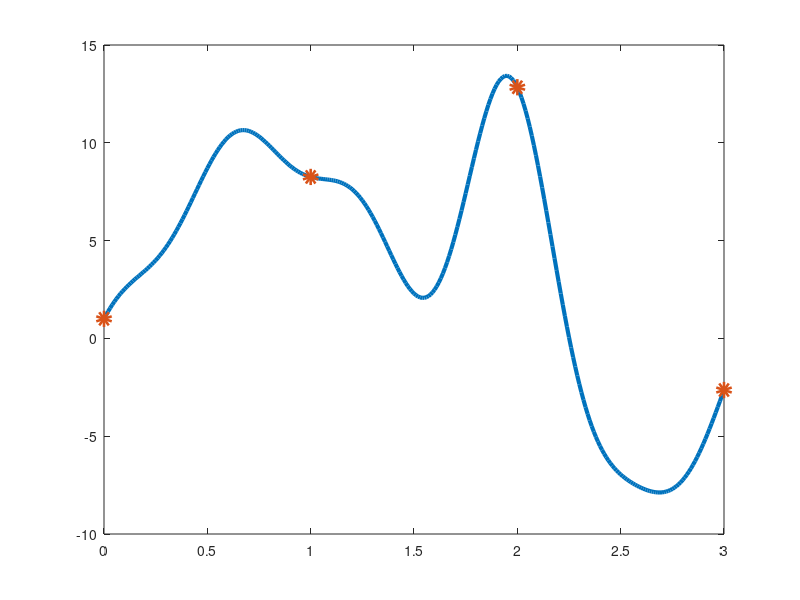
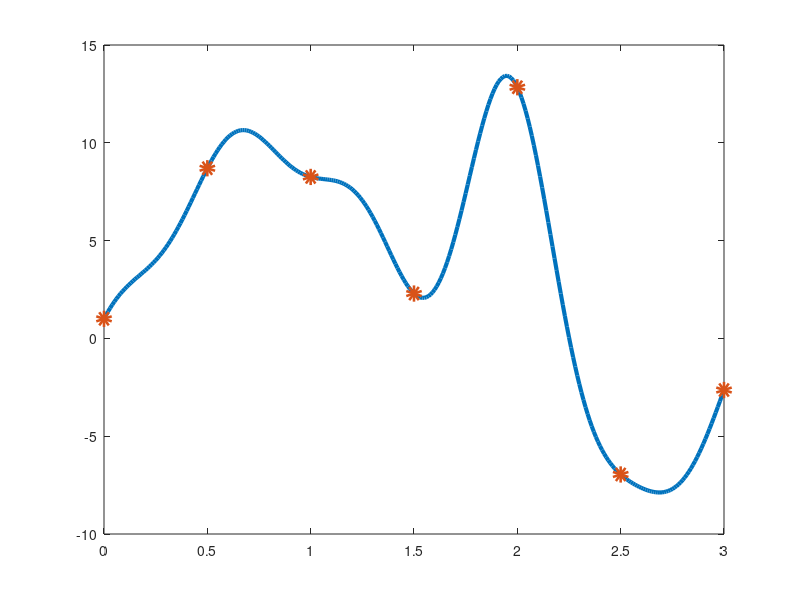
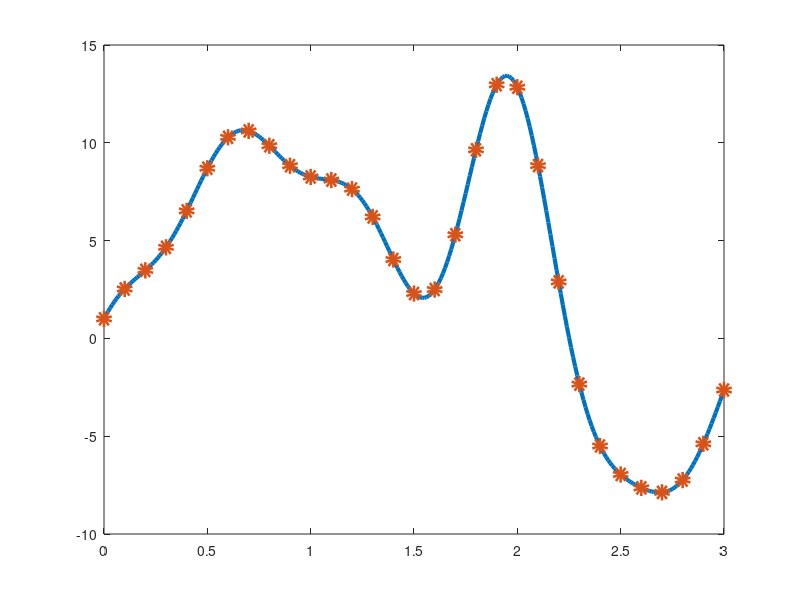
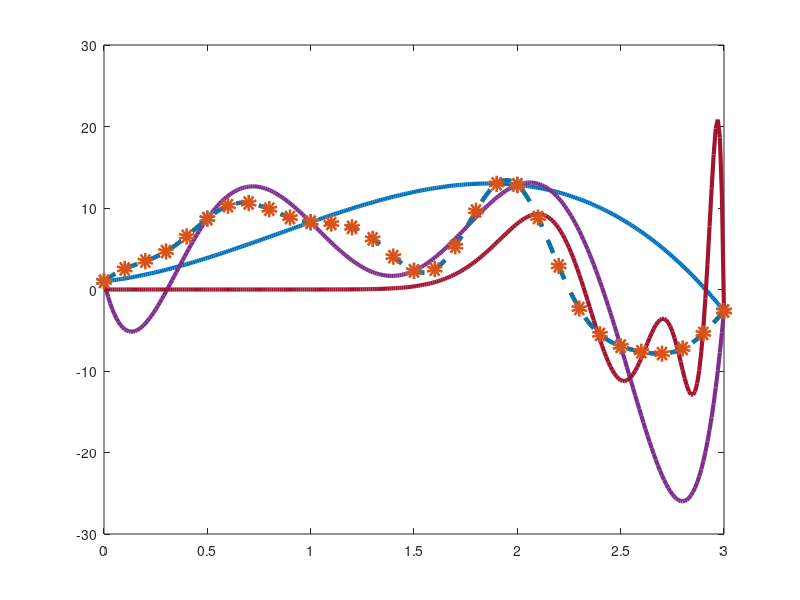

The MATLAB script that drew these images, in order: (Note: this script raises an error after producing the figures.)
% Function 1 To Interpolate

f = @(x) 10*sin(2*x) + 20*exp(-10*(x-2).^2)+cos(10*x);

% Plot Function To Interpolate over [0,3]
%h=1
t_evaluate = 0:0.01:3;

figure

plot(t_evaluate,f(t_evaluate),'LineWidth',3);

hold on;

% Sample Sites

h1_samples = 0:1:3

plot(h1_samples,f(h1_samples),'o','LineWidth',6);

% Kernel Function

mu = 1;

K = @(x,y) (1+y*x)^3; 


% Gram Matrix

GramMatrix1 = zeros(length(h1_samples));

for i = 1:length(h1_samples)
    for j = 1:length(h1_samples)
        GramMatrix1(i,j) = K(h1_samples(i),h1_samples(j));
    end
end

% Sampled Output
Y1 = f(h1_samples)';

% Weights

Weights = pinv(GramMatrix1)*Y1;

% Evaluating the Approximation

Z1 = zeros(1,length(t_evaluate));

for i = 1:length(t_evaluate)
    sum = 0;
    for j = 1:length(h1_samples)
        sum = sum + Weights(j)*K(t_evaluate(i),h1_samples(j));
    end
    Z1(i) = sum;
end

%h=0.5
t2_evaluate = 0:0.01:3;

figure

plot(t2_evaluate,f(t2_evaluate),'LineWidth',3);

hold on;

% Sample Sites

h2_samples = 0:0.5:3

plot(h2_samples,f(h2_samples),'o','LineWidth',6);

% Kernel Function

mu = 0.5;

K = @(x,y) (1+y*x)^6; 


% Gram Matrix

GramMatrix2 = zeros(length(h2_samples));

for i = 1:length(h2_samples)
    for j = 1:length(h2_samples)
        GramMatrix2(i,j) = K(h2_samples(i),h2_samples(j));
    end
end

% Sampled Output
Y2 = f(h2_samples)';

% Weights

Weights = pinv(GramMatrix2)*Y2;

% Evaluating the Approximation

Z2 = zeros(1,length(t2_evaluate));

for i = 1:length(t2_evaluate)
    sum = 0;
    for j = 1:length(h2_samples)
        sum = sum + Weights(j)*K(t2_evaluate(i),h2_samples(j));
    end
    Z2(i) = sum;
end

%h=0.1
t3_evaluate = 0:0.01:3;

figure

plot(t3_evaluate,f(t3_evaluate),'LineWidth',3);

hold on;

% Sample Sites

h3_samples = 0:0.1:3

plot(h3_samples,f(h3_samples),'o','LineWidth',6);

% Kernel Function

K = @(x,y) (1+y*x)^30; 


% Gram Matrix

GramMatrix3 = zeros(length(h3_samples));

for i = 1:length(h3_samples)
    for j = 1:length(h3_samples)
        GramMatrix3(i,j) = K(h3_samples(i),h3_samples(j));
    end
end

% Sampled Output
Y3 = f(h3_samples)';

% Weights

Weights = pinv(GramMatrix3)*Y3;

% Evaluating the Approximation

Z3 = zeros(1,length(t3_evaluate));

for i = 1:length(t3_evaluate)
    sum = 0;
    for j = 1:length(h3_samples)
        sum = sum + Weights(j)*K(t3_evaluate(i),h3_samples(j));
    end
    Z3(i) = sum;
end


% Plot

figure

plot(t_evaluate,Z1,'LineWidth',3);
hold on

plot(t_evaluate,f(t_evaluate),'--','LineWidth',3);
plot(h1_samples,f(h1_samples),'o','LineWidth',6);

plot(t_evaluate,Z2,'LineWidth',3);
hold on 

plot(t2_evaluate,f(t2_evaluate),'--','LineWidth',3);
plot(h2_samples,f(h2_samples),'o','LineWidth',6);

plot(t_evaluate,Z3,'LineWidth',3);
hold on 

plot(t3_evaluate,f(t3_evaluate),'--','LineWidth',3);
plot(h3_samples,f(h3_samples),'o','LineWidth',6);

%Function 2 to interpolate 
%g = @(x) 0*(x>= 0 && x<= 2);
%g = @(x) 1*(x>2 && x<=3);
%interp with h = 1
x_h1 = 0:1:3;
g_h1 = g(x_h1)
n_h1 = length(x_h1)-1;

%interp with h = 0.5
x_h05 = 0:0.5:3;
g_h05 = g(x_h05)

%interp with h = 0.1
x_h01 = 0:0.1:3;
g_h01 = g(x_h01)
    

% Plot Function To Interpolate over [0,3]

%h=1
t_evaluate = 0:0.01:3;

figure

plot(t_evaluate,g(t_evaluate),'LineWidth',3);

hold on;

% Sample Sites

h1_samples = 0:1:3

plot(h1_samples,g(h1_samples),'o','LineWidth',6);

% Kernel Function

mu = 1;

K = @(x,y) (1+y*x)^3; 


% Gram Matrix

GramMatrix1 = zeros(length(h1_samples));

for i = 1:length(h1_samples)
    for j = 1:length(h1_samples)
        GramMatrix1(i,j) = K(h1_samples(i),h1_samples(j));
    end
end

% Sampled Output
Y1 = g(h1_samples)';

% Weights

Weights = pinv(GramMatrix1)*Y1;

% Evaluating the Approximation

Z1 = zeros(1,length(t_evaluate));

for i = 1:length(t_evaluate)
    sum = 0;
    for j = 1:length(h1_samples)
        sum = sum + Weights(j)*K(t_evaluate(i),h1_samples(j));
    end
    Z1(i) = sum;
end

%h=0.5
t2_evaluate = 0:0.01:3;

figure

plot(t2_evaluate,g(t2_evaluate),'LineWidth',3);

hold on;

% Sample Sites

h2_samples = 0:0.5:3

plot(h2_samples,g(h2_samples),'o','LineWidth',6);

% Kernel Function

mu = 0.5;

K = @(x,y) (1+y*x)^6; 


% Gram Matrix

GramMatrix2 = zeros(length(h2_samples));

for i = 1:length(h2_samples)
    for j = 1:length(h2_samples)
        GramMatrix2(i,j) = K(h2_samples(i),h2_samples(j));
    end
end

% Sampled Output
Y2 = g(h2_samples)';

% Weights

Weights = pinv(GramMatrix2)*Y2;

% Evaluating the Approximation

Z2 = zeros(1,length(t2_evaluate));

for i = 1:length(t2_evaluate)
    sum = 0;
    for j = 1:length(h2_samples)
        sum = sum + Weights(j)*K(t2_evaluate(i),h2_samples(j));
    end
    Z2(i) = sum;
end
  
%h=0.1
t3_evaluate = 0:0.01:3;

figure

plot(t3_evaluate,g(t3_evaluate),'LineWidth',3);

hold on;

% Sample Sites

h3_samples = 0:0.1:3

plot(h3_samples,g(h3_samples),'o','LineWidth',6);

% Kernel Function

mu = 0.1;

K = @(x,y) (1+y*x)^30; 


% Gram Matrix

GramMatrix3 = zeros(length(h3_samples));

for i = 1:length(h3_samples)
    for j = 1:length(h3_samples)
        GramMatrix3(i,j) = K(h3_samples(i),h3_samples(j));
    end
end

% Sampled Output
Y3 = g(h3_samples)';

% Weights

Weights = pinv(GramMatrix3)*Y3;

% Evaluating the Approximation

Z3 = zeros(1,length(t3_evaluate));

for i = 1:length(t3_evaluate)
    sum = 0;
    for j = 1:length(h3_samples)
        sum = sum + Weights(j)*K(t3_evaluate(i),h3_samples(j));
    end
    Z3(i) = sum;
end


% Plot

figure

plot(t_evaluate,Z1,'LineWidth',3);
hold on

plot(t_evaluate,g(t_evaluate),'--','LineWidth',3);
plot(h1_samples,g(h1_samples),'o','LineWidth',6);

plot(t_evaluate,Z2,'LineWidth',3);
hold on 

plot(t2_evaluate,g(t2_evaluate),'--','LineWidth',3);
plot(h2_samples,g(h2_samples),'o','LineWidth',6);

plot(t_evaluate,Z3,'LineWidth',3);
hold on 

plot(t3_evaluate,g(t3_evaluate),'--','LineWidth',3);
plot(h3_samples,g(h3_samples),'o','LineWidth',6);